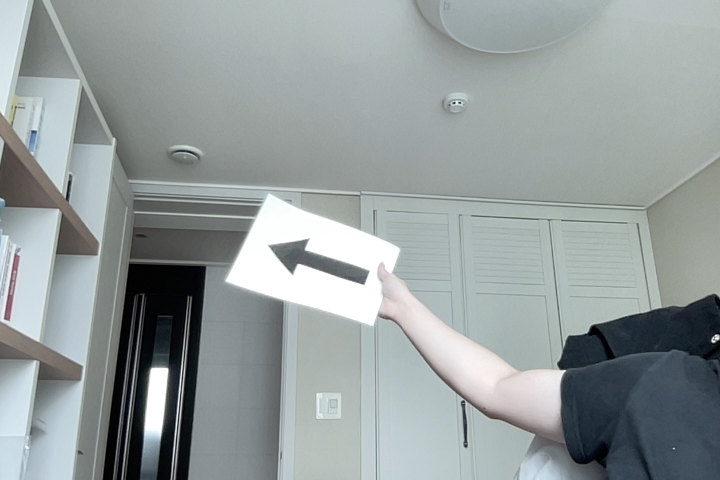
#> input picture image_detecting/arrow_case1.jpg, 1440 x 960 px, found by its file name (shown at 1/2 size); the run also reads 1 picture not shown here
$ jupyter execute --allow-errors notebook.ipynb
#> lines starting #> are read from the running program, lines starting #| are printed output that depends on the picture; after the words box and inside, x2 and y2 are one past the last pixel; in counts of white or black regions, pixels touching at a corner belong together
[cell 1]
import cv2
import matplotlib.pyplot as plt
import matplotlib.colors
import numpy as np

img1=cv2.imread("/Users/hyeokbeom/Desktop/graduation_work/image_detecting/arrow_case1.jpg")
#> img1 is the input picture: shape (960, 1440, 3); mean B, G, R 156.7, 156.5, 148.5
img2=cv2.imread("/Users/hyeokbeom/Desktop/graduation_work/image_detecting/arrow_case2.jpg")
cmap_bin=matplotlib.colors.ListedColormap(['black','white'])

img_copy=img1.copy()

[cell 2]
def plt_imshow_bgr(img):
    img=cv2.cvtColor(img,cv2.COLOR_BGR2RGB)
    plt.imshow(img)

[cell 3]
plt.imshow(img_copy)

[cell 4]
gray=cv2.cvtColor(img_copy,cv2.COLOR_BGR2GRAY)
_,thres=cv2.threshold(gray,127,255,cv2.THRESH_BINARY_INV)
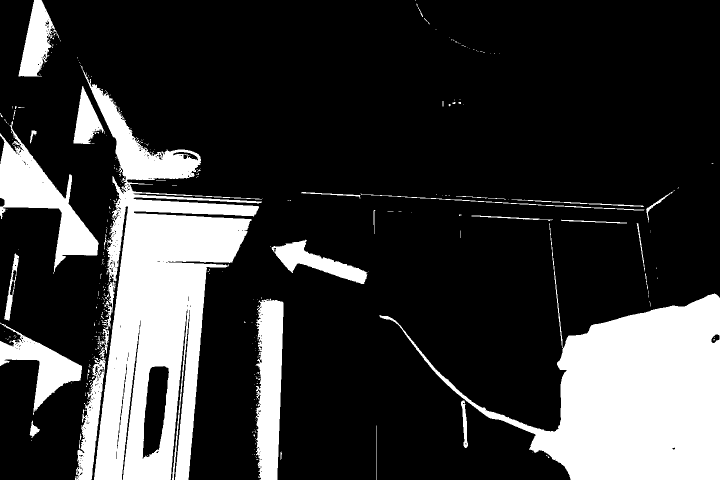
#> thres: shape (960, 1440) (shown at 1/2 size); 21.8% white; 357 white regions (322 under 20 px)
plt.imshow(thres,cmap=cmap_bin)

[cell 5]
contours,hierarchy=cv2.findContours(thres,cv2.RETR_CCOMP,cv2.CHAIN_APPROX_SIMPLE)
#> contours = 699 contours, 649 with area under 20; largest, box (x1, y1, x2, y2) and area: (161, 130, 525, 960) 120364, (759, 447, 1440, 960) 109570, (0, 242, 198, 548) 17806, (511, 597, 567, 960) 15474, (0, 645, 164, 830) 9240
cv2.drawContours(img_copy,contours,-1,(0,0,255),2)
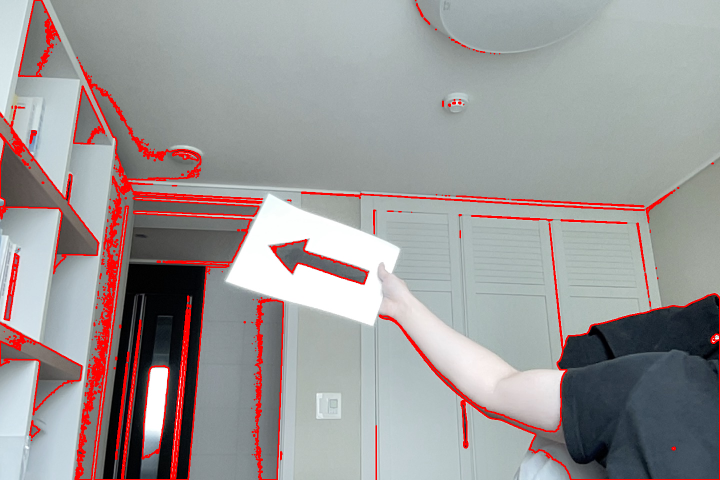
#> img_copy: shape (960, 1440, 3) (shown at 1/2 size); 5.09% of pixels changed, all inside (x1, y1, x2, y2) = (0, 0, 1440, 960)

plt_imshow_bgr(img_copy)

[cell 6]
img=img1.copy()
plt_imshow_bgr(img)

[cell 7]
img_gauss_blur=cv2.GaussianBlur(img,(5,5),0)
plt_imshow_bgr(img_gauss_blur)

[cell 8]
img_edges=cv2.Canny(img_gauss_blur,100,255)
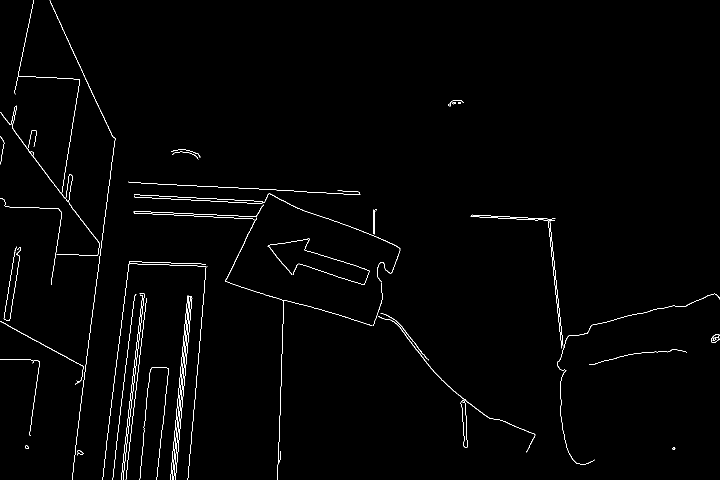
#> img_edges: shape (960, 1440) (shown at 1/2 size); 1.1% white in thin lines or dots
plt.imshow(img_edges,cmap='gray')

[cell 9]
hough_lines=cv2.HoughLinesP(img_edges,1,np.pi/180,5)
hough_lines

[cell 10]
if hough_lines is not None:
    for i in range(0, len(hough_lines)):
        l = hough_lines[i][0]
        cv2.line(img, (l[0], l[1]), (l[2], l[3]), (0,0,255), 3, cv2.LINE_AA)
#> this loop made 4548 passes
#> l on passes 1 to 3: [184, 629, 184, 629], [275, 672, 275, 672], [402, 652, 402, 645]
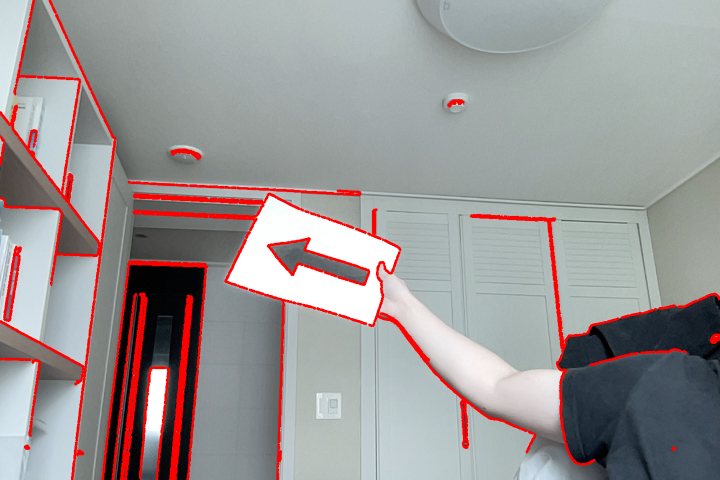
#> img: shape (960, 1440, 3) (shown at 1/2 size); mean B, G, R 150, 149.9, 154.7

[cell 11]
hough_lines_img=np.zeros_like(img)
if hough_lines is not None:
    for i in range(0, len(hough_lines)):
        l = hough_lines[i][0]
        cv2.line(hough_lines_img, (l[0], l[1]), (l[2], l[3]), (255,255,255), 3, cv2.LINE_AA)
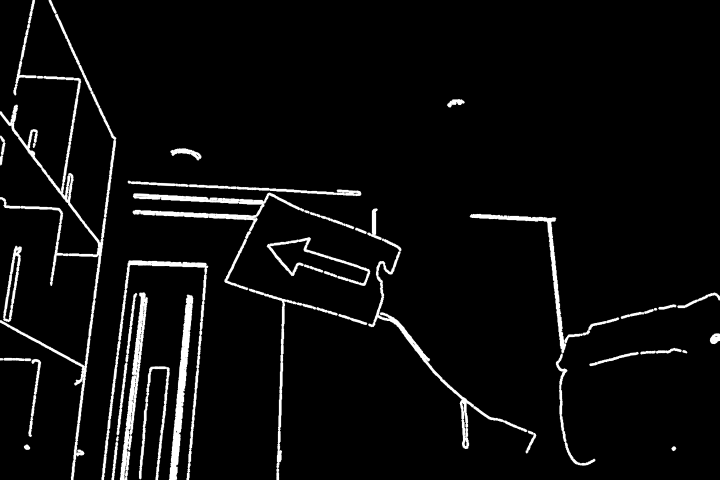
#> hough_lines_img: shape (960, 1440, 3) (shown at 1/2 size); min 0, max 255, mean 12.5

hough_lines_img=cv2.cvtColor(hough_lines_img,cv2.COLOR_BGR2GRAY)
#> hough_lines_img: shape (960, 1440)
plt.imshow(hough_lines_img,'gray')

[cell 12]
copy_hough_lines_img=img.copy()
contours_hough,hierarchy_hough=cv2.findContours(hough_lines_img,cv2.RETR_CCOMP,cv2.CHAIN_APPROX_NONE)
#> contours_hough = 65 contours, 41 with area under 20; largest, box (x1, y1, x2, y2) and area: (264, 384, 1074, 960) 67357, (454, 391, 798, 650) 49620, (0, 0, 234, 960) 16100, (532, 474, 742, 572) 8526, (938, 427, 1440, 932) 7388
cv2.drawContours(copy_hough_lines_img,contours_hough,-1,(0,0,255),2)
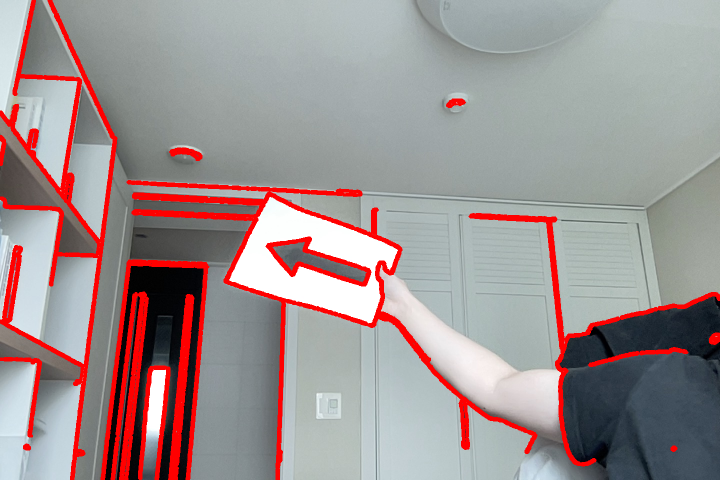
#> copy_hough_lines_img: shape (960, 1440, 3) (shown at 1/2 size); 4% of pixels changed, all inside (x1, y1, x2, y2) = (0, 0, 1440, 960)
plt_imshow_bgr(copy_hough_lines_img)

[cell 13]
arrow=cv2.imread('/Users/hyeokbeom/Desktop/graduation_work/image_detecting/trials/template_arrow.png')
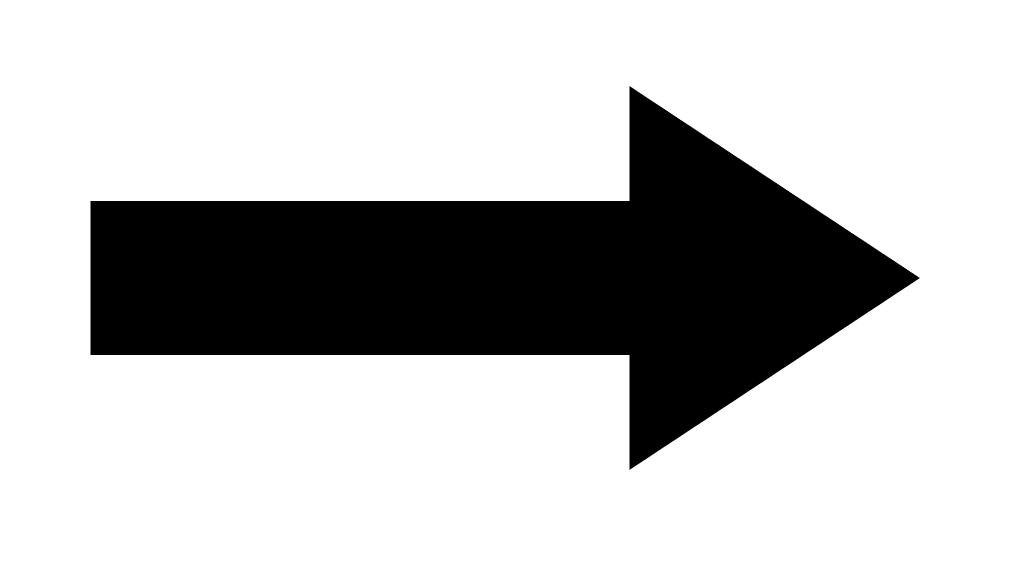
#> input picture image_detecting/trials/template_arrow.png, 2036 x 1142 px, found by its file name (shown at 1/2 size)
#> arrow is the input picture: shape (1142, 2036, 3); min 0, max 255, mean 194.1
arrow_img=arrow.copy()
arrow_gray=cv2.cvtColor(arrow_img,cv2.COLOR_BGR2GRAY)
_,arrow_bin=cv2.threshold(arrow_gray,127,255,cv2.THRESH_BINARY_INV)
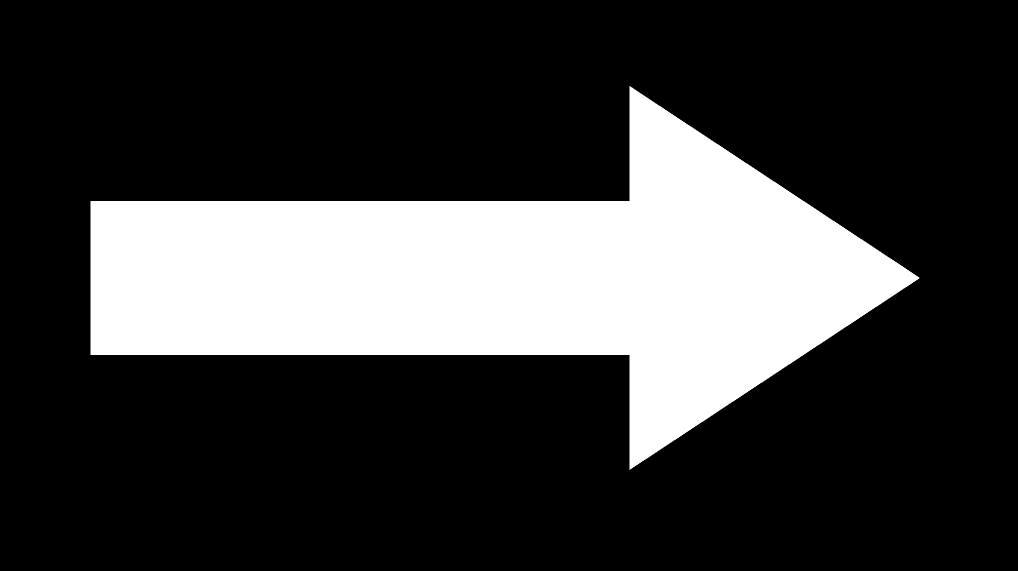
#> arrow_bin: shape (1142, 2036) (shown at 1/2 size); 23.9% white; 1 white region
arrow_contours,_=cv2.findContours(arrow_bin,cv2.RETR_EXTERNAL,cv2.CHAIN_APPROX_SIMPLE)
#> arrow_contours = 1 contour; box (x1, y1, x2, y2) and area: (181, 172, 1839, 940) 553177

[cell 14]
hulls=[]
for arrow_contour in arrow_contours:
    hull=cv2.convexHull(arrow_contour)
    if cv2.isContourConvex(hull):
        hulls.append(hull)
#> this loop made 1 pass
#> after the loop, hulls = 1 contour; box (x1, y1, x2, y2) and area: (181, 172, 1839, 940) 801676

len(hulls)
#> Out = 1

[cell 15]
eps=cv2.arcLength(arrow_contours[0],True)
#> eps = 4398.1
arrow_contour=cv2.approxPolyDP(arrow_contours[0],eps*0.01,True)
#> arrow_contour = [[1838, 555], [1259, 172], [1258, 402], [181, 402], [181, 709], [1258, 709], [1259, 939]]
hull=cv2.convexHull(arrow_contour)
#> hull = [[1259, 939], [181, 709], [181, 402], [1259, 172], [1838, 555]]
hullp=cv2.convexHull(arrow_contour,returnPoints=False)
#> hullp = [6, 4, 3, 1, 0]
defects=cv2.convexityDefects(arrow_contour,hullp)
#> defects = [[1, 3, 2, 57531], [4, 6, 5, 57531]]
defects
#> Out = [[1, 3, 2, 57531], [4, 6, 5, 57531]]

[cell 16]
copy_arrow_img_hull=arrow.copy()
blank_arrow_img=np.zeros_like(copy_arrow_img_hull)
start_end=[]
cv2.drawContours(copy_arrow_img_hull,[hull],0,(0,0,255),2)
cv2.drawContours(copy_arrow_img_hull,[arrow_contour],0,(0,255,0),2)
for i in range(len(defects)):
    s,e,f,d = defects[i,0]
    start = tuple(arrow_contour[s][0])
    end = tuple(arrow_contour[e][0])
    far = tuple(arrow_contour[f][0])
    cv2.circle(copy_arrow_img_hull,far,10,(0,0,255),3)
    cv2.circle(blank_arrow_img,start,20,(255,0,0),3)
    cv2.circle(blank_arrow_img,end,20,(0,0,255),3)
    start_end.append([start,end])
    cv2.putText(blank_arrow_img,'start',start,cv2.FONT_HERSHEY_COMPLEX,1,(255,0,0),3)
    cv2.putText(blank_arrow_img,'end',end,cv2.FONT_HERSHEY_COMPLEX,1,(0,0,255),3)
#> this loop made 2 passes
#> (s, e, f, d, start, end, far) on passes 1 to 2: (1, 3, 2, 57531, (1259, 172), (181, 402), (1258, 402)), (4, 6, 5, 57531, (181, 709), (1259, 939), (1258, 709))
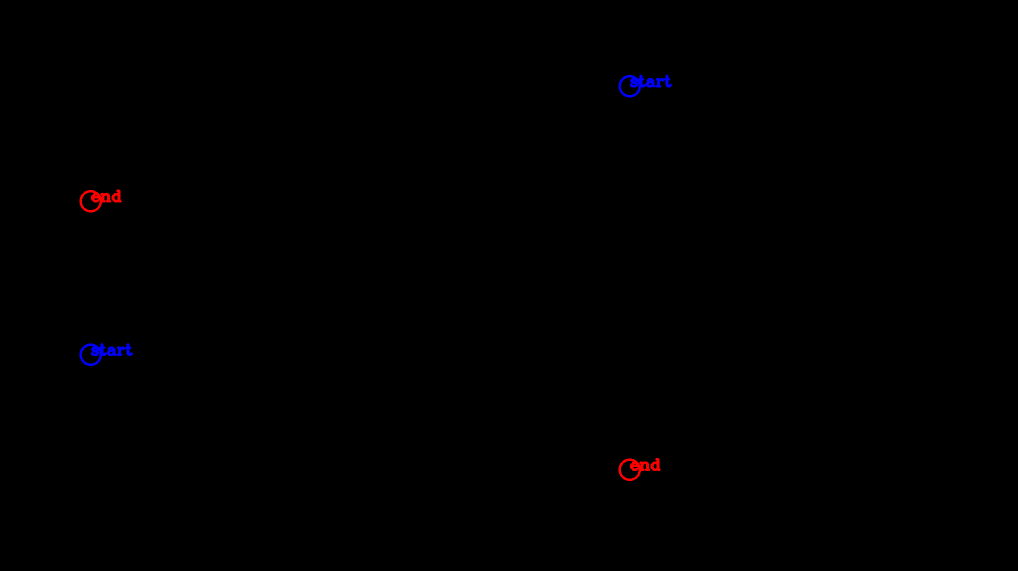
#> blank_arrow_img: shape (1142, 2036, 3) (shown at 1/2 size); mean B, G, R 0.4, 0, 0.3
#> copy_arrow_img_hull: shape (1142, 2036, 3); mean B, G, R 192.9, 194.3, 193.6
#> after the loop, start_end = [[(1259, 172), (181, 402)], [(181, 709), (1259, 939)]]
plt.imshow(copy_arrow_img_hull)

[cell 17]
start_end=np.array(start_end)
dist=[]
for x in start_end:
    d=np.sqrt(np.sum(np.square(x[0]-x[1])))
    dist.append(d)
#> this loop made 2 passes
#> (x, d) on passes 1 to 2: ([[1259, 172], [181, 402]], 1102.3), ([[181, 709], [1259, 939]], 1102.3)
#> after the loop, dist = [1102.3, 1102.3]

[cell 18]
cv2.drawContours(blank_arrow_img,[hull],0,(0,0,255),2)
cv2.drawContours(blank_arrow_img,[arrow_contour],0,(0,255,0),2)
plt_imshow_bgr(blank_arrow_img)

[cell 19]
start_end

[cell 20]
b=np.zeros_like(blank_arrow_img,dtype=np.uint8)
a=b.copy()
cv2.drawContours(a,[arrow_contour],0,(255,255,255),2)
#> a: shape (1142, 2036, 3); 0.58% white; 1 white region, box (x1, y1, x2, y2) and area: (180, 171, 1840, 941) 13377
plt_imshow_bgr(a)

[cell 21]
np.nonzero(arrow_contour==0 |2)
#> Out = (empty array, empty array, empty array)

[cell 22]
canv=b.copy()
self_intersect=np.array([[[200,200]],[[200,800]],[[800,200]],[[800,800]]])
cv2.drawContours(canv,[self_intersect],0,(255,255,255),2)
#> canv: shape (1142, 2036, 3); 0.41% white; 1 white region, box (x1, y1, x2, y2) and area: (199, 199, 802, 802) 9571
plt_imshow_bgr(canv)

[cell 23]
import shapely

A=shapely.Polygon(self_intersect[:,0,:])

[cell 24]
A.is_simple

[cell 25]
hull=cv2.convexHull(self_intersect)
#> hull = [[800, 800], [200, 800], [200, 200], [800, 200]]
cv2.drawContours(canv,hull,0,(255,255,255),2)
plt_imshow_bgr(canv)

[cell 26]
canv=b.copy()
approx=np.array([[[ 22, 520]],       [[ 56, 599]],       [[131, 602]],       [[ 60, 601]],       [[ 33, 551]],       [[ 95, 550]],       [[ 99, 524]]])
cv2.drawContours(canv,[approx],0,(255,255,255),5)
#> canv: shape (1142, 2036, 3); 0.1% white; 1 white region, box (x1, y1, x2, y2) and area: (19, 517, 135, 606) 2338
plt_imshow_bgr(canv)

[cell 27]
import pickle
#> (the rest of this cell did not finish here and is left out)

[cell 28]
canv=np.zeros_like(img1)
plt_imshow_bgr(cv2.drawContours(canv,contours,-1,(255,255,255),3))
#> in plt_imshow_bgr (call 10), `img=cv2.cvtColor(img,cv2.COLOR_BGR2RGB)`: img: shape (960, 1440, 3); 6.9% white; 97 white regions (28 under 20 px), largest, box (x1, y1, x2, y2) and area: (148, 118, 527, 960) 42275, (757, 445, 1440, 960) 11427, (502, 593, 569, 960) 5911
i=0

[cell 29]
i+=1
eps=cv2.arcLength(contours[i],closed=True)
#> eps = 8.83
approx=cv2.approxPolyDP(contours[i],eps*0.02,True)
#> approx = [[512, 918], [514, 918], [515, 919], [516, 918]]
x,y,w,h=cv2.boundingRect(approx)
#> x = 512; y = 918; w = 5; h = 2
cv2.rectangle(canv,[x,y],[x+w,y+h],(0,0,255),5)
cv2.putText(canv,f'pts:{len(approx)}',approx[0][0],cv2.FONT_HERSHEY_SIMPLEX,1,(255,255,0),3)
plt_imshow_bgr(canv)

[cell 30]
new_canv=np.zeros_like(img1)
h,w,c=new_canv.shape
#> h = 960; w = 1440; c = 3
cnt=np.array([[[w,100]],[[100,100]]])
#> cnt = [[1440, 100], [100, 100]]
plt_imshow_bgr(cv2.drawContours(new_canv,[cnt],0,(255,255,255),3))
#> in plt_imshow_bgr (call 12), `img=cv2.cvtColor(img,cv2.COLOR_BGR2RGB)`:
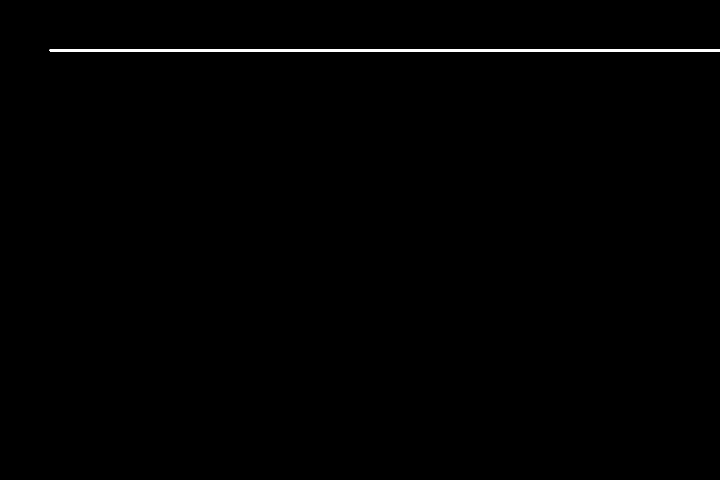
#> img: shape (960, 1440, 3) (shown at 1/2 size); 0.48% white; 1 white region, box (x1, y1, x2, y2) and area: (98, 98, 1440, 103) 6704

[cell 31]
cases=np.array([[[1,3],[4,6]],[[0,2], [4,6]],[[5,0], [1,3]]])

[cell 32]
nums=list(range(0,7))
for case in cases:
    dft=case[:,0]+1
    vs=np.vstack((case,dft))
    rs=np.reshape(vs,(6))
    print(21-np.sum(rs))
